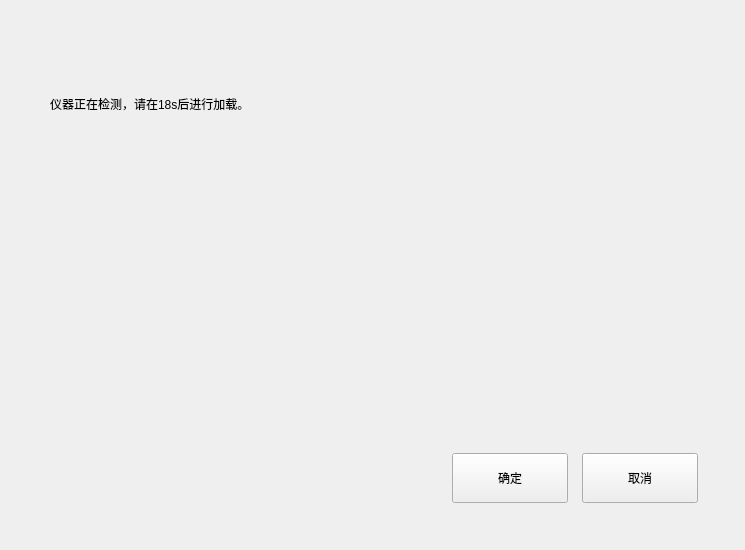
<?xml version="1.0" encoding="UTF-8"?>
<ui version="4.0">
 <class>QRecordISESupply</class>
 <widget class="BaseDlg" name="QRecordISESupply">
  <property name="geometry">
   <rect>
    <x>0</x>
    <y>0</y>
    <width>745</width>
    <height>550</height>
   </rect>
  </property>
  <property name="windowTitle">
   <string>QRecordISESupply</string>
  </property>
  <widget class="QPushButton" name="ok_Button">
   <property name="geometry">
    <rect>
     <x>452</x>
     <y>453</y>
     <width>116</width>
     <height>50</height>
    </rect>
   </property>
   <property name="text">
    <string>确定</string>
   </property>
   <property name="buttons" stdset="0">
    <string notr="true">btn_dlg</string>
   </property>
  </widget>
  <widget class="QPushButton" name="cancel_btn">
   <property name="geometry">
    <rect>
     <x>582</x>
     <y>453</y>
     <width>116</width>
     <height>50</height>
    </rect>
   </property>
   <property name="text">
    <string>取消</string>
   </property>
   <property name="buttons" stdset="0">
    <string notr="true">btn_dlg</string>
   </property>
  </widget>
  <widget class="QStackedWidget" name="stackedWidget">
   <property name="geometry">
    <rect>
     <x>50</x>
     <y>70</y>
     <width>645</width>
     <height>381</height>
    </rect>
   </property>
   <property name="currentIndex">
    <number>1</number>
   </property>
   <widget class="QWidget" name="page_prepare">
    <layout class="QGridLayout" name="gridLayout">
     <property name="leftMargin">
      <number>0</number>
     </property>
     <property name="topMargin">
      <number>0</number>
     </property>
     <property name="rightMargin">
      <number>0</number>
     </property>
     <property name="bottomMargin">
      <number>0</number>
     </property>
     <property name="spacing">
      <number>0</number>
     </property>
     <item row="0" column="0">
      <widget class="QWidget" name="widget1" native="true">
       <widget class="QWidget" name="widget_2" native="true">
        <property name="geometry">
         <rect>
          <x>0</x>
          <y>20</y>
          <width>645</width>
          <height>40</height>
         </rect>
        </property>
        <layout class="QHBoxLayout" name="horizontalLayout_4">
         <property name="spacing">
          <number>40</number>
         </property>
         <property name="leftMargin">
          <number>0</number>
         </property>
         <property name="topMargin">
          <number>0</number>
         </property>
         <property name="rightMargin">
          <number>0</number>
         </property>
         <property name="bottomMargin">
          <number>0</number>
         </property>
         <item>
          <widget class="QRadioButton" name="rb_scan">
           <property name="text">
            <string>扫码录入</string>
           </property>
          </widget>
         </item>
         <item>
          <widget class="QRadioButton" name="rb_manual">
           <property name="text">
            <string>手工录入</string>
           </property>
          </widget>
         </item>
         <item>
          <spacer name="horizontalSpacer">
           <property name="orientation">
            <enum>Qt::Horizontal</enum>
           </property>
           <property name="sizeHint" stdset="0">
            <size>
             <width>40</width>
             <height>20</height>
            </size>
           </property>
          </spacer>
         </item>
        </layout>
       </widget>
       <widget class="QWidget" name="widget2" native="true">
        <property name="geometry">
         <rect>
          <x>0</x>
          <y>70</y>
          <width>645</width>
          <height>291</height>
         </rect>
        </property>
        <property name="minimumSize">
         <size>
          <width>645</width>
          <height>0</height>
         </size>
        </property>
        <property name="maximumSize">
         <size>
          <width>645</width>
          <height>16777215</height>
         </size>
        </property>
        <widget class="QWidget" name="widget3" native="true">
         <property name="geometry">
          <rect>
           <x>0</x>
           <y>0</y>
           <width>645</width>
           <height>301</height>
          </rect>
         </property>
         <layout class="QGridLayout" name="gridLayout_2">
          <property name="leftMargin">
           <number>0</number>
          </property>
          <property name="topMargin">
           <number>0</number>
          </property>
          <property name="rightMargin">
           <number>0</number>
          </property>
          <property name="bottomMargin">
           <number>0</number>
          </property>
          <property name="horizontalSpacing">
           <number>15</number>
          </property>
          <property name="verticalSpacing">
           <number>20</number>
          </property>
          <item row="1" column="3">
           <widget class="QLabel" name="label_3">
            <property name="minimumSize">
             <size>
              <width>0</width>
              <height>40</height>
             </size>
            </property>
            <property name="text">
             <string>耗材名称</string>
            </property>
           </widget>
          </item>
          <item row="2" column="4">
           <widget class="QLineEdit" name="sn_Edit">
            <property name="minimumSize">
             <size>
              <width>165</width>
              <height>40</height>
             </size>
            </property>
            <property name="maximumSize">
             <size>
              <width>16777215</width>
              <height>40</height>
             </size>
            </property>
           </widget>
          </item>
          <item row="3" column="1">
           <widget class="QLineEdit" name="residual_Edit">
            <property name="minimumSize">
             <size>
              <width>165</width>
              <height>40</height>
             </size>
            </property>
            <property name="maximumSize">
             <size>
              <width>16777215</width>
              <height>40</height>
             </size>
            </property>
           </widget>
          </item>
          <item row="1" column="1">
           <widget class="QLabel" name="label_module">
            <property name="enabled">
             <bool>false</bool>
            </property>
            <property name="minimumSize">
             <size>
              <width>165</width>
              <height>40</height>
             </size>
            </property>
            <property name="maximumSize">
             <size>
              <width>16777215</width>
              <height>40</height>
             </size>
            </property>
            <property name="text">
             <string/>
            </property>
            <property name="borders" stdset="0">
             <string notr="true">all</string>
            </property>
            <property name="bks" stdset="0">
             <string notr="true">light_gray</string>
            </property>
            <property name="radiuses" stdset="0">
             <string notr="true">rds_4</string>
            </property>
            <property name="paddings_left" stdset="0">
             <string notr="true">l_10</string>
            </property>
           </widget>
          </item>
          <item row="2" column="0">
           <widget class="QLabel" name="label_4">
            <property name="minimumSize">
             <size>
              <width>0</width>
              <height>40</height>
             </size>
            </property>
            <property name="text">
             <string>批号</string>
            </property>
           </widget>
          </item>
          <item row="1" column="0">
           <widget class="QLabel" name="label_2">
            <property name="minimumSize">
             <size>
              <width>0</width>
              <height>40</height>
             </size>
            </property>
            <property name="text">
             <string>模块</string>
            </property>
           </widget>
          </item>
          <item row="2" column="1">
           <widget class="QLineEdit" name="lot_Edit">
            <property name="minimumSize">
             <size>
              <width>165</width>
              <height>40</height>
             </size>
            </property>
            <property name="maximumSize">
             <size>
              <width>16777215</width>
              <height>40</height>
             </size>
            </property>
           </widget>
          </item>
          <item row="0" column="1" colspan="4">
           <widget class="QLineEdit" name="lineEdit_barcode">
            <property name="minimumSize">
             <size>
              <width>0</width>
              <height>40</height>
             </size>
            </property>
            <property name="maximumSize">
             <size>
              <width>16777215</width>
              <height>40</height>
             </size>
            </property>
           </widget>
          </item>
          <item row="1" column="4">
           <widget class="QLabel" name="label_name">
            <property name="enabled">
             <bool>false</bool>
            </property>
            <property name="minimumSize">
             <size>
              <width>165</width>
              <height>40</height>
             </size>
            </property>
            <property name="maximumSize">
             <size>
              <width>16777215</width>
              <height>40</height>
             </size>
            </property>
            <property name="text">
             <string/>
            </property>
            <property name="borders" stdset="0">
             <string notr="true">all</string>
            </property>
            <property name="radiuses" stdset="0">
             <string notr="true">rds_4</string>
            </property>
            <property name="bks" stdset="0">
             <string notr="true">light_gray</string>
            </property>
            <property name="paddings_left" stdset="0">
             <string notr="true">l_10</string>
            </property>
           </widget>
          </item>
          <item row="2" column="3">
           <widget class="QLabel" name="label_5">
            <property name="minimumSize">
             <size>
              <width>0</width>
              <height>40</height>
             </size>
            </property>
            <property name="text">
             <string>瓶号</string>
            </property>
           </widget>
          </item>
          <item row="3" column="0">
           <widget class="QLabel" name="label_6">
            <property name="minimumSize">
             <size>
              <width>0</width>
              <height>40</height>
             </size>
            </property>
            <property name="text">
             <string>余量（ml）</string>
            </property>
           </widget>
          </item>
          <item row="0" column="0">
           <widget class="QLabel" name="label_10">
            <property name="text">
             <string>条码号</string>
            </property>
           </widget>
          </item>
          <item row="3" column="4">
           <widget class="QDateEdit" name="dateEdit">
            <property name="minimumSize">
             <size>
              <width>165</width>
              <height>40</height>
             </size>
            </property>
            <property name="maximumSize">
             <size>
              <width>16777215</width>
              <height>40</height>
             </size>
            </property>
            <property name="calendarPopup">
             <bool>true</bool>
            </property>
           </widget>
          </item>
          <item row="4" column="3">
           <widget class="QLabel" name="label_9">
            <property name="minimumSize">
             <size>
              <width>0</width>
              <height>40</height>
             </size>
            </property>
            <property name="text">
             <string>管路填充</string>
            </property>
           </widget>
          </item>
          <item row="3" column="3">
           <widget class="QLabel" name="label_7">
            <property name="minimumSize">
             <size>
              <width>0</width>
              <height>40</height>
             </size>
            </property>
            <property name="text">
             <string>失效日期</string>
            </property>
           </widget>
          </item>
          <item row="4" column="4">
           <widget class="QCheckBox" name="ckBox_fillPipe">
            <property name="minimumSize">
             <size>
              <width>0</width>
              <height>40</height>
             </size>
            </property>
            <property name="text">
             <string>启用</string>
            </property>
           </widget>
          </item>
          <item row="4" column="0" colspan="2">
           <widget class="QWidget" name="widget" native="true">
            <property name="styleSheet">
             <string notr="true"/>
            </property>
            <layout class="QHBoxLayout" name="horizontalLayout">
             <property name="spacing">
              <number>10</number>
             </property>
             <property name="leftMargin">
              <number>0</number>
             </property>
             <property name="topMargin">
              <number>0</number>
             </property>
             <property name="rightMargin">
              <number>0</number>
             </property>
             <property name="bottomMargin">
              <number>0</number>
             </property>
             <item>
              <widget class="QLabel" name="label_8">
               <property name="minimumSize">
                <size>
                 <width>0</width>
                 <height>40</height>
                </size>
               </property>
               <property name="text">
                <string>开瓶有效期（天）</string>
               </property>
              </widget>
             </item>
             <item>
              <widget class="QLineEdit" name="openBottleExpiryTime_Edit">
               <property name="minimumSize">
                <size>
                 <width>0</width>
                 <height>40</height>
                </size>
               </property>
               <property name="maximumSize">
                <size>
                 <width>16777215</width>
                 <height>40</height>
                </size>
               </property>
              </widget>
             </item>
            </layout>
           </widget>
          </item>
          <item row="1" column="2">
           <spacer name="horizontalSpacer_2">
            <property name="orientation">
             <enum>Qt::Horizontal</enum>
            </property>
            <property name="sizeType">
             <enum>QSizePolicy::Expanding</enum>
            </property>
            <property name="sizeHint" stdset="0">
             <size>
              <width>60</width>
              <height>20</height>
             </size>
            </property>
           </spacer>
          </item>
          <item row="5" column="3">
           <spacer name="verticalSpacer">
            <property name="orientation">
             <enum>Qt::Vertical</enum>
            </property>
            <property name="sizeHint" stdset="0">
             <size>
              <width>20</width>
              <height>40</height>
             </size>
            </property>
           </spacer>
          </item>
         </layout>
        </widget>
       </widget>
      </widget>
     </item>
    </layout>
   </widget>
   <widget class="QWidget" name="page_do">
    <widget class="QLabel" name="label">
     <property name="geometry">
      <rect>
       <x>0</x>
       <y>25</y>
       <width>655</width>
       <height>121</height>
      </rect>
     </property>
     <property name="text">
      <string>仪器正在检测，请在18s后进行加载。</string>
     </property>
     <property name="alignment">
      <set>Qt::AlignLeading|Qt::AlignLeft|Qt::AlignTop</set>
     </property>
    </widget>
   </widget>
  </widget>
 </widget>
 <layoutdefault spacing="6" margin="11"/>
 <customwidgets>
  <customwidget>
   <class>BaseDlg</class>
   <extends>QWidget</extends>
   <header>shared/basedlg.h</header>
   <container>1</container>
  </customwidget>
 </customwidgets>
 <resources/>
 <connections/>
</ui>
